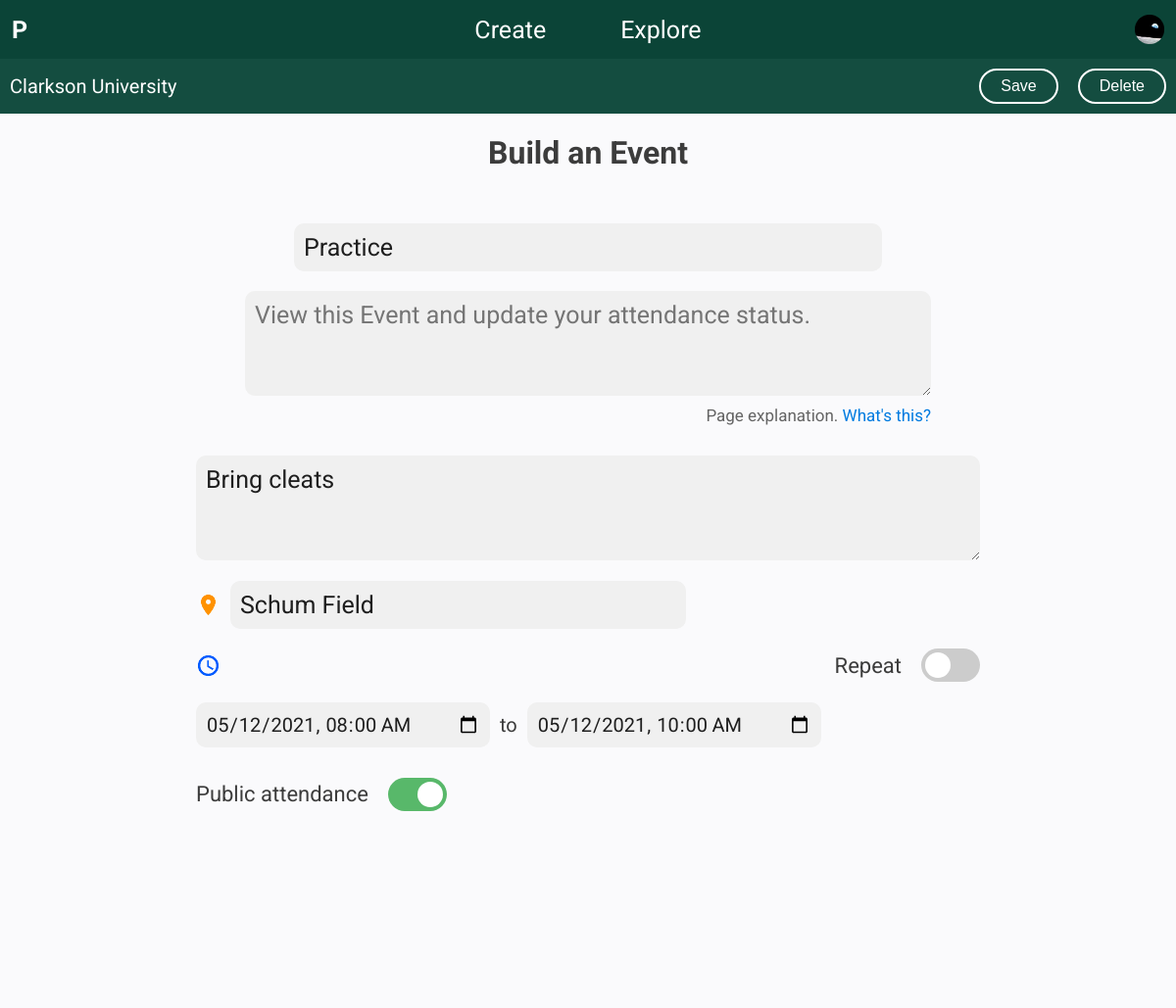
Before: /create/build/?typee=Event&idd=107 (signed in) with the older database file.
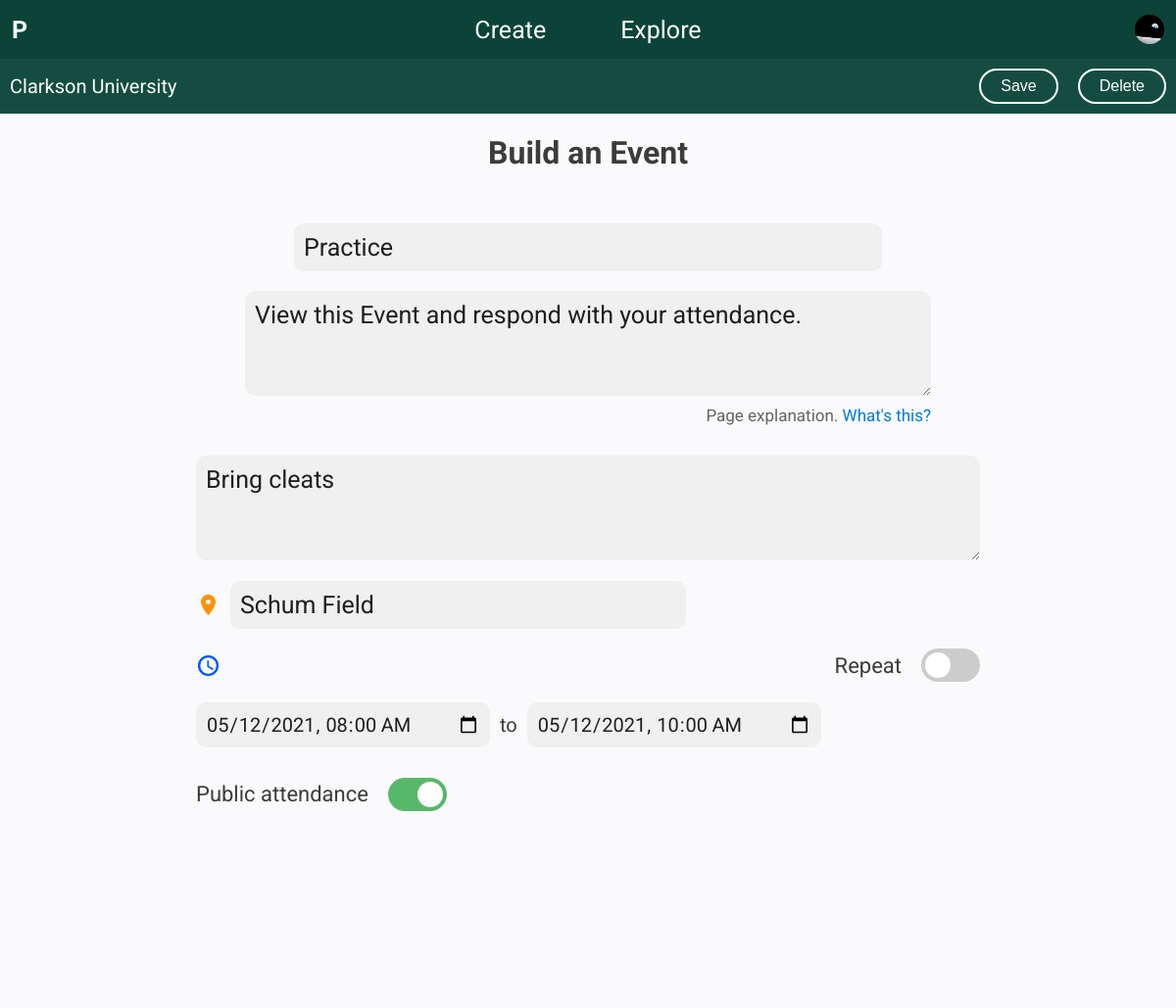
After: the same page with the newer database file.
### builder/models.py (models this page shows, shortened)
class Page(models.Model):
    name = models.CharField(max_length=LENGTH_SHORT)
    explanation = models.CharField(max_length=LENGTH_LONG)
    typee = models.CharField(max_length=LENGTH_SHORT)
    dateCreated = models.DateField()
    organization = models.ForeignKey(Organization, on_delete=models.CASCADE)
    def determineExplanation(self, postType, postExplanation=''):
        if postExplanation:
            return postExplanation
        if postType == 'Sheet':
            return 'View the contents of this Sheet.'
        elif postType == 'Event':
            return 'View this Event and update your attendance status.'
        return postExplanation
    def serialize(self, recursive=True):
        data = model_to_dict(self)
        if not recursive:
            return data
        if self.typee == 'Sheet':
            itemsData = []
            for sheetItem in SheetItem.objects.filter(page=self):
                itemsData.append(sheetItem.serialize())
            data.update({'items': itemsData})
        elif self.typee == 'Event':
            data.update({'event': Event.objects.get(page=self).serialize()})
        return data

### builder/views.py (the view, shortened to what this page needs)
# urls.py: path('create/build/', views.build, name='build'),
@login_required
def build(request):
    if request.method == 'GET':
        buildForm = BuildForm(request.GET)
        if not buildForm.is_valid():
            return render(request, 'select_page_type.html', {'pageListings': PageListing.objects.all()})
        pageType = buildForm.cleaned_data['typee']
        if not PageListing.objects.filter(name=pageType).exists():
            return redirect('/create/build/')
        content = {'defaultExplanation': Page().determineExplanation(pageType)}
        pageId = buildForm.cleaned_data['idd']
        if pageId and Page.objects.filter(organization=request.user.profile.organization, id=pageId).exists():
            content.update({'pageData': Page.objects.get(id=pageId).serialize()})
        else:
            content.update({'pageData': {'typee': pageType}})
        return render(request, 'build_page.html', content)

### builder/models.py (called while the page is built)
    def serialize(self):
        return model_to_dict(self)

### builder/templates/build_page.html (shortened to what this page needs)
<html>
    {% load static %}
    <head>
    </head>
    <body>
        {% include 'core.html' %}
        <link rel="stylesheet" type="text/css" href="{% static 'styles/build_page.css' %}">
        <div class="mini-banner">
            <a href="{% url 'explore' %}?organization={{ request.user.profile.organization.name  }}">{{ request.user.profile.organization.name  }}</a>
            <div class="actions">
                <button onclick="document.getElementById('pageForm').submit();">Save</button>
                <button onclick="confirmationPopup.display(`Permanently delete <b>{{ pageData.name }}</b>
                                                            from {{ request.user.profile.organization.name }}?`,
                                                           'Delete',
                                                           'pageIdToDelete',
                                                           {{ pageData.id }})">Delete</button>
            </div>
        </div>
        <div class="content">
            {% if pageData.typee|first|upper in 'AEIOU' %}
                <h1>Build an {{ pageData.typee }}</h1>
            {% else %}
                <h1>Build a {{ pageData.typee }}</h1>
            {% endif %}
            <form id="pageForm" method="POST">
                <input id="pageNameInput" name="pageName" placeholder="{{ pageData.typee }} name" autocomplete="off" value="{{ pageData.name }}" required>
                <div class="explanation-container">
                    {% if pageData.explanation != defaultExplanation %}
                        <textarea id="pageExplanationTextArea" name="pageExplanation" placeholder="{{ defaultExplanation }}" rows="3">{{ pageData.explanation }}</textarea>
                    {% else %}
                        <textarea id="pageExplanationTextArea" name="pageExplanation" placeholder="{{ defaultExplanation }}" rows="3"></textarea>
                    {% endif %}
                    <h5>Page explanation. <a>What's this?</a></h5>
                </div>
                {% if pageData.typee == 'Sheet' %}
                    {% include 'pages/build_sheet.html' %}
                {% elif pageData.typee == 'Event' %}
                    {% include 'pages/build_event.html' %}
                {% endif %}
            </form>
        </div>
    </body>
    {% include 'base_popup.html' %}
    {% include 'confirmation_popup.html' %}
</html>

Changed rows visible on the page:
changed Page "Event": pageExplanation (not shown) → "View this Event and respond with your attendance."
Other visible differences:
form field pageExplanation: "View this Event and update your attendance status." → (not shown)
